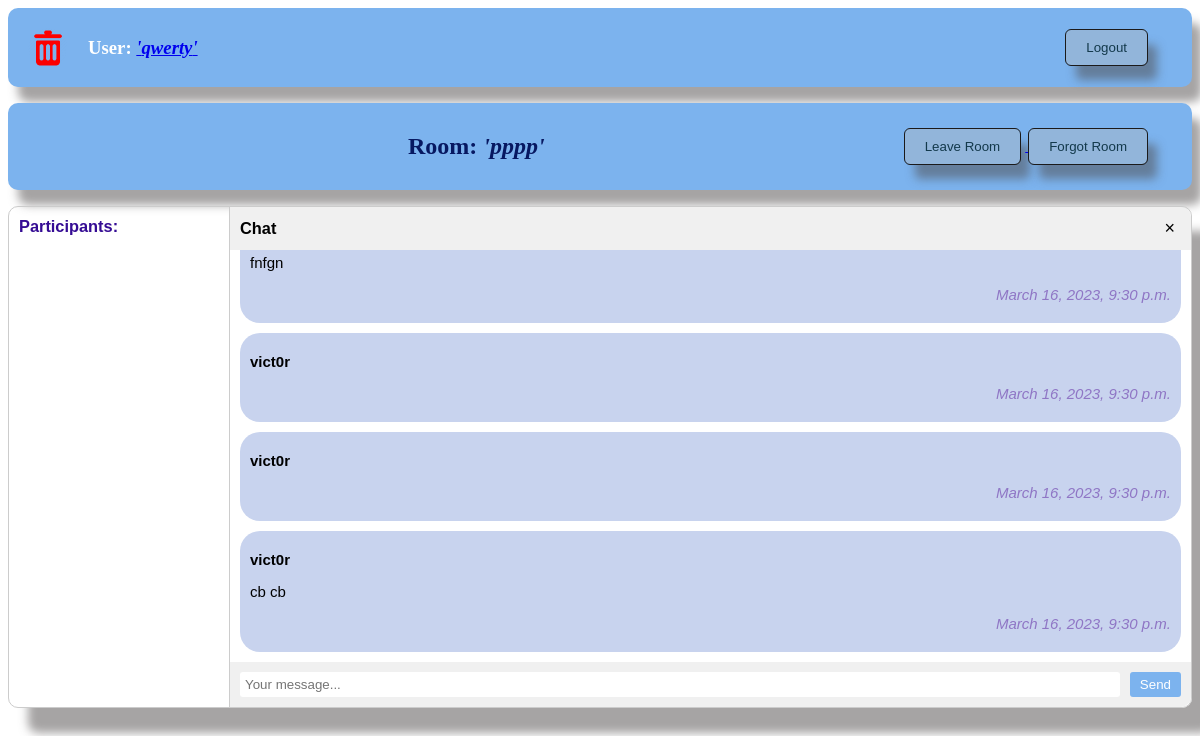
Screenshot of /chat/rooms/33 (signed in) with the database file from the repository.
### chat/models.py (models this page shows, shortened)
class Chat(models.Model):
    name = models.CharField(max_length=128)
    users = models.ManyToManyField(User, related_name='chats')

class Message(models.Model):
    user = models.ForeignKey(User, on_delete=models.CASCADE, related_name='messages')
    chat = models.ForeignKey(Chat, on_delete=models.CASCADE, related_name='messages')
    content = models.TextField()
    createTime = models.DateTimeField(auto_now_add=True)
    class Meta:
        ordering = ('createTime',)

### chat/views.py (the view)
# urls.py: path('rooms/<int:pk>', getRoom, name='getRoom'),
@login_required
def getRoom(request, pk):
    room = Chat.objects.get(pk=pk)
    QuerySetUsers = User.objects.filter(chats=pk).values('username', 'id')
    users = list(QuerySetUsers)
    try:
        userProfile = UserProfile.objects.get(user=request.user)
        avatar = userProfile.avatar.url
    except:
        avatar = '/media/avatars/default.png'
    messages = Message.objects.filter(chat=room)
    return render(request, 'chat/room.html', {'room': room, 'users' : users, 'avatar' : avatar, 'messages' : messages, })

### templates/chat/room.html (shortened to what this page needs)
{% extends 'default.html' %}
{% load static %}
{% block room %}
<div class="top-bar">
  <div class="top-bar-user">
  <h2 style="text-align: center; color: rgb(7, 24, 97);">
    Room: <em>'{{ room.name }}'</em>
  </h2>
  </div>
  <div class="logout-btn">
    <a href="/chat/rooms/">
    <button class="btn leave-room">Leave Room</button>
    </a>
    <button class="btn forgot-room">Forgot Room</button>
  </div>
</div>
<div class="chat-container">
  <div class="chat-members">
    <h3>Participants:</h3>
  </div>
  <div class="chat-window">
    <div class="chat-header">
      <h3>Chat</h3>
      <button class="close-btn">&times;</button>
    </div>
    <div class="chat-body" id="chat-body">
      {% for message in messages %}
      <div class="chat-messages" id="chat-messages">
        <p style="font-weight: bold;">{{ message.user.username }}</p>
        <p>{{ message.content }}</p>
        <p class="date" id="date"><em>{{ message.createTime }}</em></p>
      </div>
      {% endfor %}
    </div>
    <div class="chat-footer">
      <div class="input-wrapper">
        <input name="content" id="chat-message-input" type="text" placeholder="Your message...">
        <button id="send-btn">Send</button>
      </div>
    </div>
  </div>
</div>
{% endblock room %}
{% block avatar %}
<img class="logo" src="{{ avatar }}">
{% endblock avatar %}

### templates/default.html (shortened to what this page needs)
{% load static %}
<!DOCTYPE HTML>
<html>
  <head>
    <link rel="stylesheet" href="{% static 'css/style.css' %}">
  </head>
  <body>
  <div class="top-bar">
    <div class="logo">
        {% block avatar %}{% endblock avatar %}
    </div>
    <div class="top-bar-user">
    <h3>
        User:
        {% if user.is_authenticated %}
        <a href="{% url 'userAccount' user.id %}">
          <em>'{{ user }}'</em>
        </a>
        {% endif %}
    </h3>
    </div>
    {% if request.user.is_authenticated %}
    <div class="logout-btn">
      <a href="{% url 'logout' %}"><button class="btn logout">Logout</button></a>
    </div>
    {% else %}
    <div class="logout-btn">
      <a href="{% url 'signup' %}"><button class="btn signup">Sign up</button></a>
    </div>
    {% endif %}
  </div>
  {% block room %}{% endblock room %}
  </body>
</html>

### chat/static/css/style.css (style rules this page uses)
.btn { background-color: #92b5da; border: none; color: #13394b; padding: 10px 20px 10px; border-radius: 5px; cursor: pointer; outline: 1px solid rgb(27, 26, 26); box-shadow: 10px 15px 10px rgba(77, 74, 74, 0.5); margin-right: 5px; }
.top-bar { background-color: #7cb3ee; color: #fff; padding: 10px 10px 10px 20px; display: flex; justify-content: space-between; align-items: center; box-shadow: 10px 15px 10px rgba(77, 74, 74, 0.5); border-radius: 10px; text-align: left; }
.top-bar-user { flex-grow: 1; margin-left: 20px; }
.logout-btn { margin-right: 30px; }
.logo { height: 40px; width: 40px; border-radius: 20px; }
.chat-container { display: flex; flex-direction: row; height: 500px; border: 1px solid #ccc; border-radius: 5px; font-family: Arial, sans-serif; font-size: 14px; box-shadow: 20px 25px 10px rgba(77, 74, 74, 0.5); border-radius: 10px; }
.chat-members { width: 200px; border-right: 1px solid #ccc; padding: 10px; }
.chat-members h3 { margin: 0; color: rgb(53, 12, 148); }
.chat-window { flex-grow: 1; border-top-right-radius: 10px; border-bottom-right-radius: 10px; display: flex; flex-direction: column; }
.chat-header { padding: 10px; background-color: #f0f0f0; border-top-right-radius: 10px; display: flex; justify-content: space-between; align-items: center; }
.chat-header h3 { margin: 0; }
.close-btn { background: none; border: none; outline: none; font-size: 18px; cursor: pointer; }
.chat-body { flex-grow: 1; overflow-y: auto; padding: 10px; }
.chat-footer { padding: 10px; background-color: #f0f0f0; border-bottom-right-radius: 10px; display: flex; align-items: center; }
.input-wrapper { flex-grow: 1; display: flex; justify-content: space-between; align-items: center; }
.input-wrapper input[type="text"] { flex-grow: 1; border: none; outline: none; padding: 5px; border-radius: 3px; flex-direction: column; }
.input-wrapper button { background-color: #7cb3ee; border: none; outline: none; color: #fff; padding: 5px 10px; margin-left: 10px; border-radius: 3px; cursor: pointer; }
.chat-messages { padding: 5px 10px; border-radius: 20px; background-color: #c8d3ee; margin-top: 10px; word-break: break-all; }
.chat-messages p { font-size: 15px; }
.date { text-align: right; font-size: 12px; color:rgb(143, 118, 197); }

### rows the page displays
Chat: name "pppp"
Message: content "fnfgn", createTime "March 16, 2023, 9:30 p.m."
Message: user.username "vict0r", createTime "March 16, 2023, 9:30 p.m."
Message: user.username "vict0r", createTime "March 16, 2023, 9:30 p.m."
Message: user.username "vict0r", content "cb cb", createTime "March 16, 2023, 9:30 p.m."

### other values shown
{{ user }} "qwerty"
